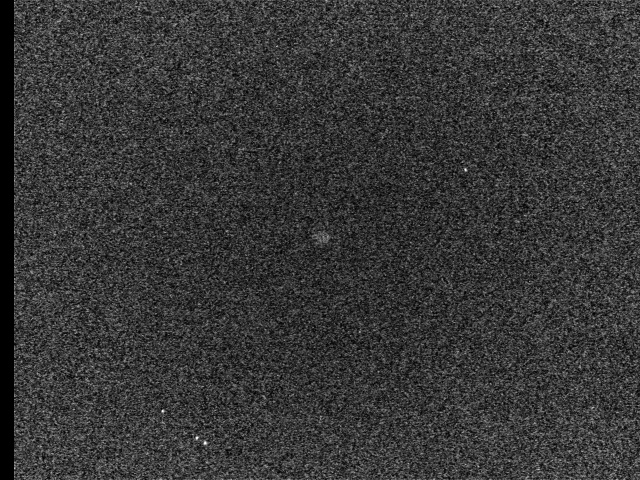
#> input picture control_codes/find_light/test/BKGA0.jpg, 640 x 480 px
$ python -i find_IR.py   (imports and definitions only)
#> lines starting #> are read from the running program, lines starting #| are printed output that depends on the picture
#> further down, picture is the input picture: shape (480, 640, 3); min 0, max 255, mean 55.4
# import the necessary packages
from imutils import contours # pip3 install --upgrade imutils
from skimage import measure # pip3 install --upgrade scikit-image

import numpy as np
import argparse
import imutils
import cv2
import math

def find_loc(image):
	centers = []
	thresh = image
	#gray = cv2.cvtColor(image, cv2.COLOR_BGR2GRAY)
	#blurred = cv2.GaussianBlur(gray, (11, 11), 0)


	# perform a series of erosions and dilations to remove
	# any small blobs of noise from the thresholded image
	thresh = cv2.erode(thresh, None, iterations=2)
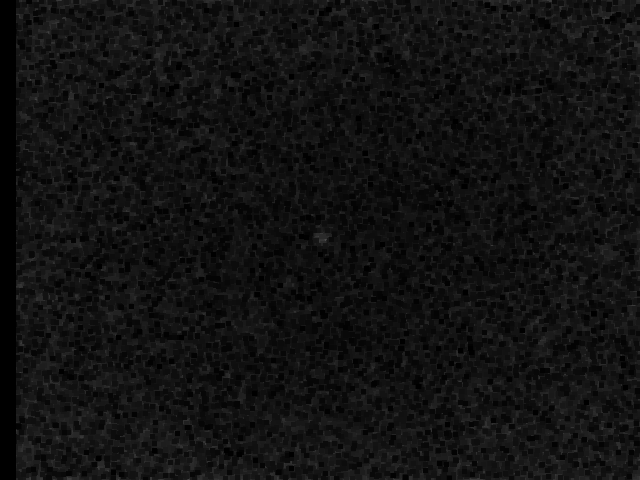
#> thresh: shape (480, 640, 3); min 0, max 75, mean 17.5
	thresh = cv2.dilate(thresh, None, iterations=4)
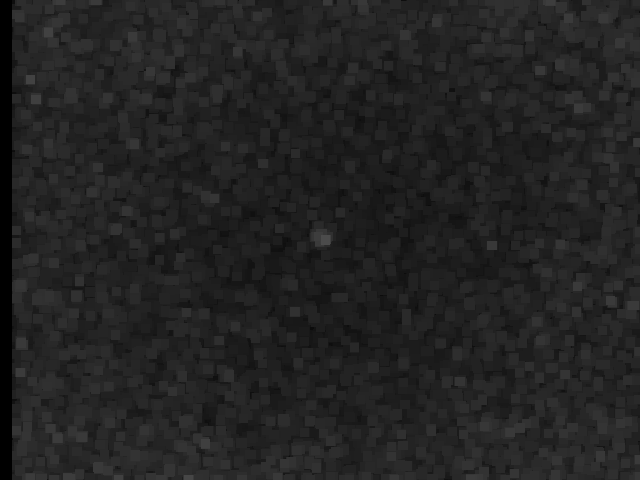
#> thresh: shape (480, 640, 3); min 0, max 75, mean 34.7
        #cv2.imshow('Threshold',thresh)
	# perform a connected component analysis on the thresholded
	# image, then initialize a mask to store only the "large"
	# components
	labels = measure.label(thresh, background=0)
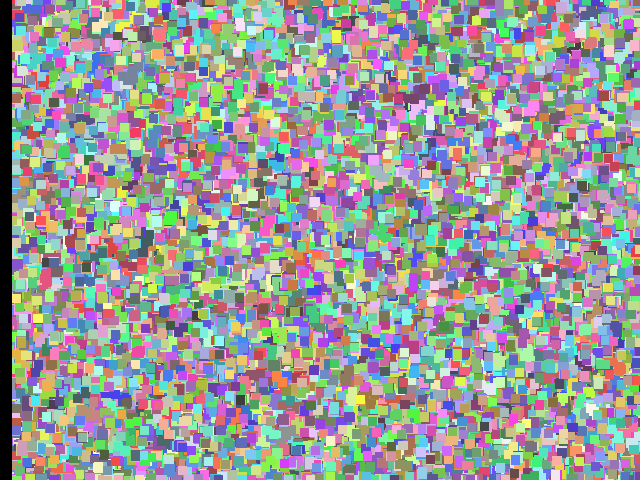
#> labels: shape (480, 640, 3) int64; 11123 distinct labels, from 0 to 11122; one colour per label, 0 black
	mask = np.zeros(thresh.shape, dtype="uint8")
	# loop over the unique components
	for label in np.unique(labels):
		# if this is the background label, ignore it
		if label == 0:
			continue
		# otherwise, construct the label mask and count the
		# number of pixels
		labelMask = np.zeros(thresh.shape, dtype="uint8")
		labelMask[labels == label] = 255
		numPixels = cv2.countNonZero(labelMask)
		# if the number of pixels in the component is sufficiently
		# large, then add it to our mask of "large blobs"
		if numPixels > image.shape[0]/2.5:
			mask = cv2.add(mask, labelMask)
#> this loop made 2 passes
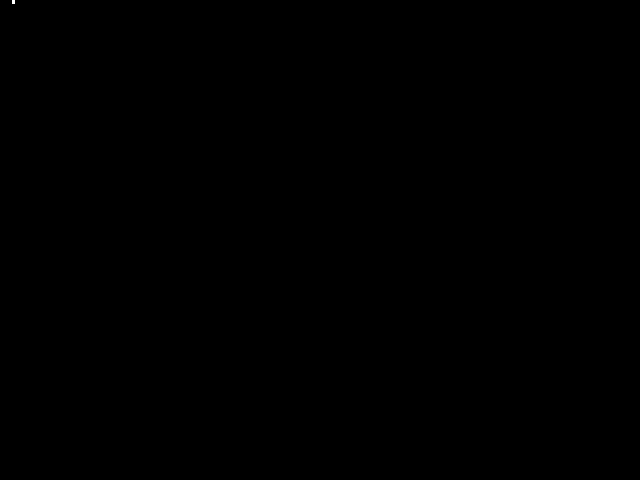
#> labelMask: shape (480, 640, 3); 0% white; 1 white region (1 under 20 px)
#> mask: shape (480, 640, 3); every value is 0


	# find the contours in the mask, then sort them from left to
	# right
	cnts = cv2.findContours(mask.copy(), cv2.RETR_EXTERNAL,
		cv2.CHAIN_APPROX_SIMPLE)
	cnts = imutils.grab_contours(cnts)
	#print(cnts)
	cnts = contours.sort_contours(cnts)[0]
	# loop over the contours
	for (i, c) in enumerate(cnts):
		# draw the bright spot on the image
		(x, y, w, h) = cv2.boundingRect(c)
		((cX, cY), radius) = cv2.minEnclosingCircle(c)
		# [6 lines of commented-out code are left out]
		if ((math.sqrt(((cX-image.shape[1]/2)**2) + ((image.shape[0]/2-cY)**2))) <= 0.9*(image.shape[0])/2):
                        centers.append([cX, cY])

		cv2.circle(image, (int(cX), int(cY)), int(radius),
			(0, 0, 255), 3)

	return centers, image

>>> import cv2
>>> picture = cv2.imread('BKGA0.jpg')
#> (the run stopped early here; a loop or call above may not have finished)

$ run again, on control_codes/find_light/test/IMGA0.jpg
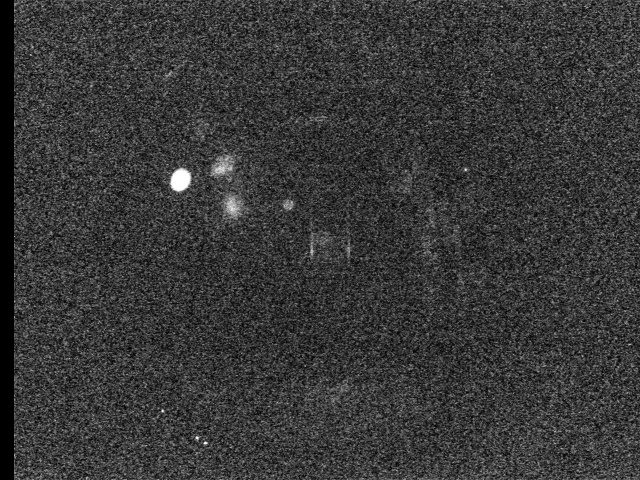
#> input picture control_codes/find_light/test/IMGA0.jpg, 640 x 480 px
#> picture is the input picture: shape (480, 640, 3); min 0, max 255, mean 56.5
#> in find_loc, `thresh = cv2.dilate(thresh, None, iterations=4)`:
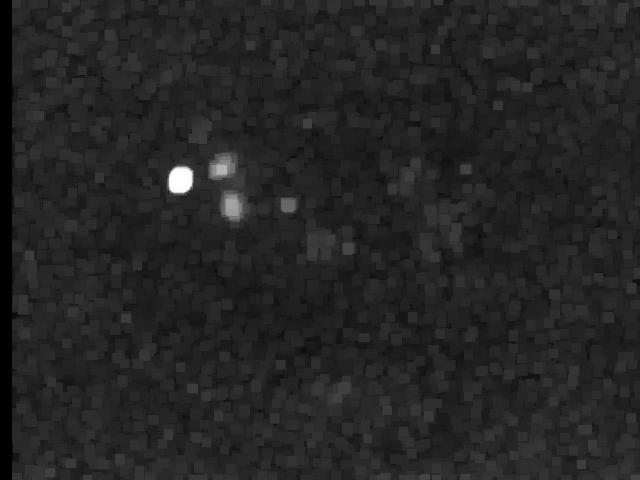
#> thresh: shape (480, 640, 3); min 0, max 255, mean 36.6
#> in find_loc, `labels = measure.label(thresh, background=0)`:
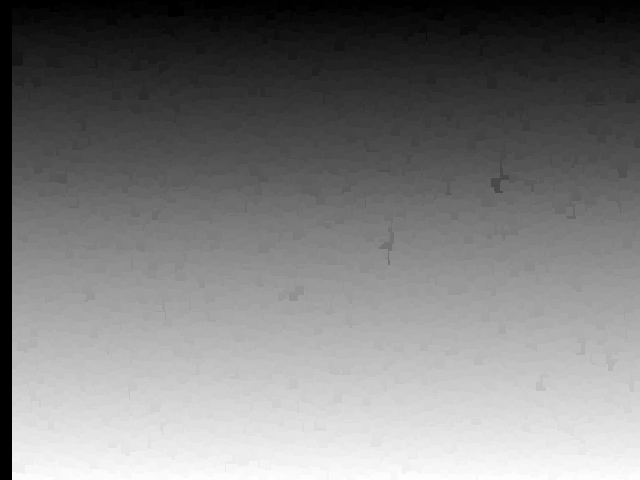
#> labels: shape (480, 640, 3) int64; min 0, max 11565, mean 5659.3; drawn with min black and max white
#> the loop in find_loc, `for label in np.unique(labels):` made 2 passes
